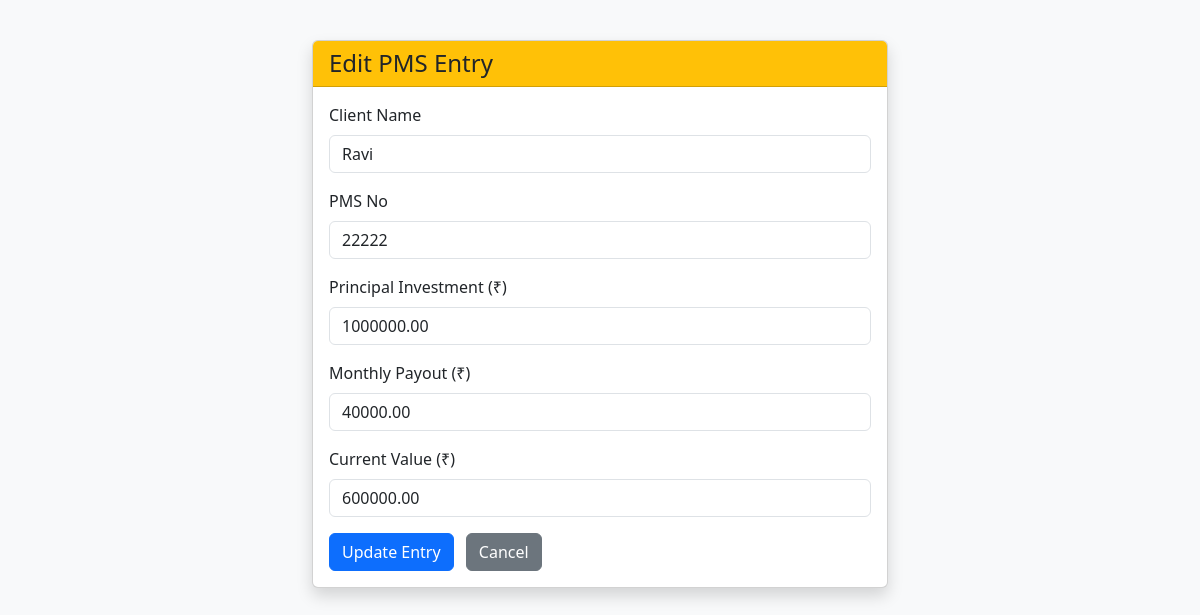
The page /edit_pms.php?id=1 (signed in) on the database its author committed.
### tables this page shows
CREATE TABLE `pms_entries` (
  `id` int(11) NOT NULL AUTO_INCREMENT,
  `client_name` varchar(150) NOT NULL,
  `pms_no` varchar(50) NOT NULL,
  `principal_investment` decimal(18,2) NOT NULL DEFAULT 0.00,
  `monthly_payout` decimal(18,2) NOT NULL DEFAULT 0.00,
  `current_value` decimal(18,2) NOT NULL DEFAULT 0.00,
  `created_at` datetime NOT NULL DEFAULT current_timestamp(),
  PRIMARY KEY (`id`)
);

### edit_pms.php (the view, shortened to what this page needs)
<?php
include 'database.php';
$id = $_GET['id'];
$result = $mysqli->query("SELECT * FROM pms_entries WHERE id = $id");
$data = $result->fetch_assoc();
?>
<!DOCTYPE html>
<html>
<head>
    <link href="https://cdn.jsdelivr.net/npm/bootstrap@5.3.3/dist/css/bootstrap.min.css" rel="stylesheet">
</head>
<body>
<div class="container form-container">
    <div class="card shadow">
        <div class="card-header bg-warning text-dark">
            <h4 class="mb-0">Edit PMS Entry</h4>
        </div>
        <div class="card-body">
            <form action="update_pms.php" method="POST">
                <div class="mb-3">
                    <label for="client_name" class="form-label">Client Name</label>
                    <input type="text" class="form-control" name="client_name" id="client_name" value="<?= $data['client_name'] ?>" required>
                </div>
                <div class="mb-3">
                    <label for="pms_no" class="form-label">PMS No</label>
                    <input type="text" class="form-control" name="pms_no" id="pms_no" value="<?= $data['pms_no'] ?>" required>
                </div>
                <div class="mb-3">
                    <label for="principal_investment" class="form-label">Principal Investment (₹)</label>
                    <input type="number" step="0.01" class="form-control" name="principal_investment" id="principal_investment" value="<?= $data['principal_investment'] ?>" required>
                </div>
                <div class="mb-3">
                    <label for="monthly_payout" class="form-label">Monthly Payout (₹)</label>
                    <input type="number" step="0.01" class="form-control" name="monthly_payout" id="monthly_payout" value="<?= $data['monthly_payout'] ?>" required>
                </div>
                <div class="mb-3">
                    <label for="current_value" class="form-label">Current Value (₹)</label>
                    <input type="number" step="0.01" class="form-control" name="current_value" id="current_value" value="<?= $data['current_value'] ?>" required>
                </div>
                <button type="submit" class="btn btn-primary">Update Entry</button>
                <a href="dashboard.php" class="btn btn-secondary ms-2">Cancel</a>
            </form>
        </div>
    </div>
</div>
</body>
</html>

### edit_pms.php (style rules this page uses)
body { background-color: #f8f9fa; }
.form-container { max-width: 600px; margin: 40px auto; }

### rows shown on the page
pms_entries: client_name "Ravi", pms_no "22222", principal_investment "1000000.00", monthly_payout "40000.00", current_value "600000.00"
